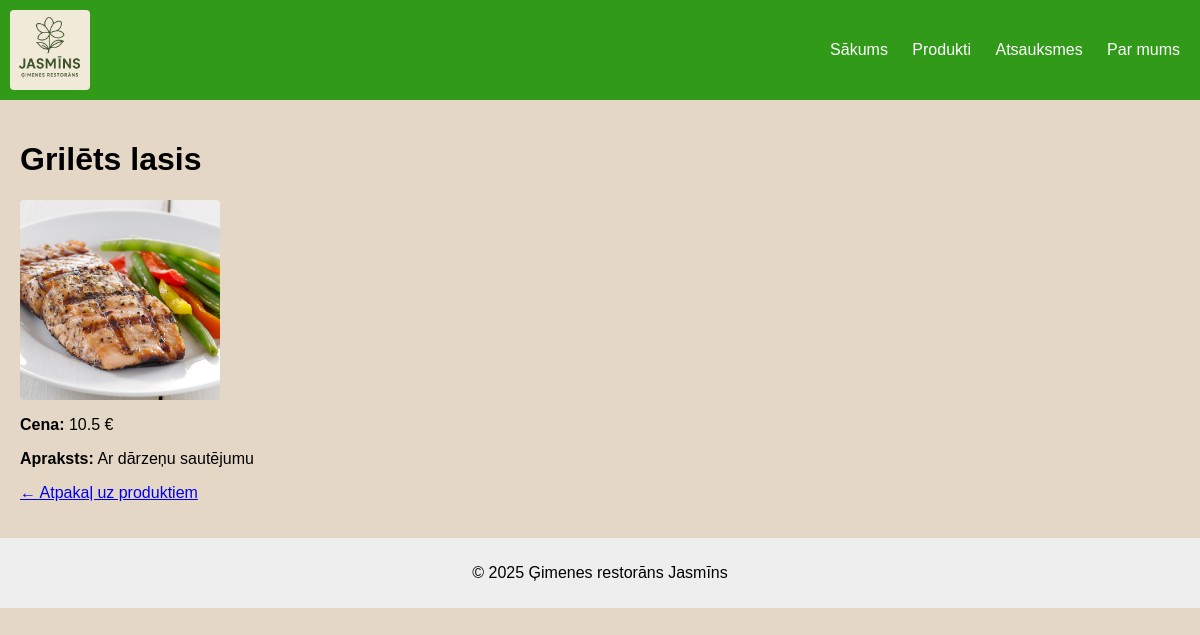
The page /produkti/4 on the database its author committed.
### tables this page shows
CREATE TABLE menu_items (
	id INTEGER NOT NULL PRIMARY KEY AUTOINCREMENT,
	name TEXT NOT NULL,
	description TEXT NOT NULL,
	price INTEGER NOT NULL
, image TEXT, category_id INTEGER REFERENCES categories(id));

### app.py (the view)
@app.route("/produkti/<int:product_id>")
def products_show(product_id):
    conn = get_db_connection()
    product = conn.execute("SELECT * FROM menu_items WHERE id = ?", (product_id,)).fetchone()
    conn.close()
    if product is None:
        return "<h1>Produkts nav atrasts!</h1>", 404
    return render_template("products_show.html", product=product)

### app.py (called while the page is built)
def get_db_connection():
    db = Path(__file__).parent / "edienkarte.db"
    conn = sqlite3.connect(db)
    conn.row_factory = sqlite3.Row
    return conn

### templates/products_show.html (shortened to what this page needs)
{% extends "base.html" %}
{% block content %}
<h1>{{ product['name'] }}</h1>
<img src="{{ url_for('static', filename='images/products/' ~ product['image']) }}"
     alt="{{ product['name'] }}" class="product-image">
<p><strong>Cena:</strong> {{ product['price'] }} €</p>
<p><strong>Apraksts:</strong> {{ product['description'] }}</p>
<p><a href="{{ url_for('products') }}">← Atpakaļ uz produktiem</a></p>
{% endblock %}

### static/style.css (style rules this page uses)
body { font-family: Arial, sans-serif; background-color: #e4d7c6; color: #000000; margin: 0; padding: 0; }
img { width: 200px; height: 200px; object-fit: cover; display: block; border-radius: 4px; }

### rows shown on the page
menu_items: name "Grilēts lasis", image (picture), price "10.5", description "Ar dārzeņu sautējumu"

### other values the page prints
{{ 2025 }} "2025"
